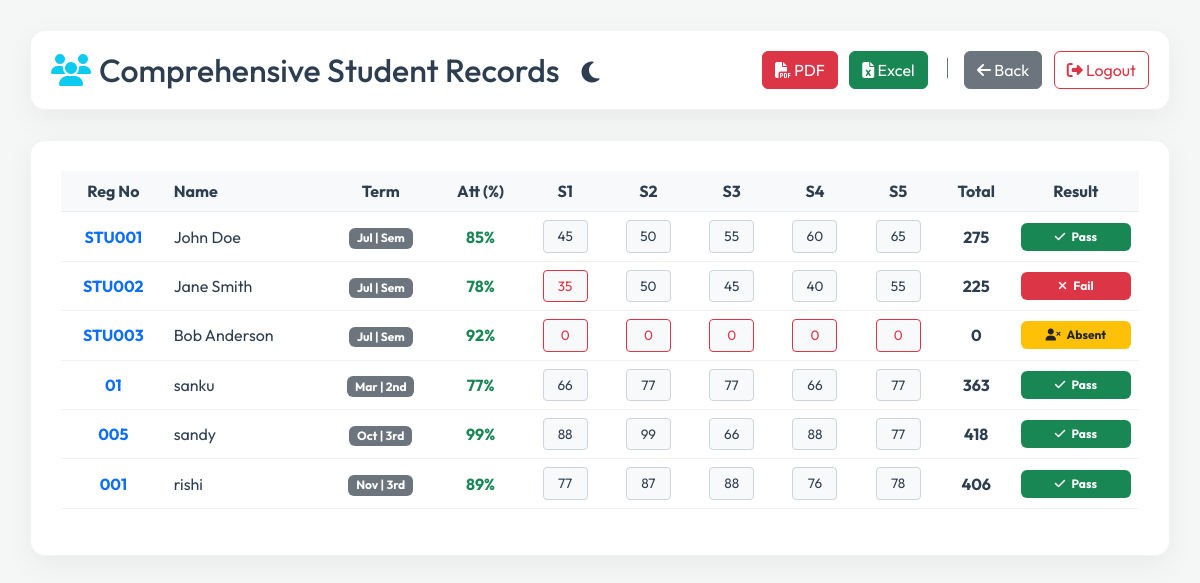
The app's page /view_students (signed in) with its own data.
### tables this page shows
CREATE TABLE students
                 (id TEXT PRIMARY KEY,
                  name TEXT,
                  semester TEXT,
                  month TEXT,
                  attendance_percent INTEGER,
                  sub1 INTEGER,
                  sub2 INTEGER,
                  sub3 INTEGER,
                  sub4 INTEGER,
                  sub5 INTEGER,
                  total INTEGER,
                  result TEXT,
                  dob TEXT);

### app.py (the view)
@app.route('/view_students')
def view_students():
    if 'admin' not in session:
        return redirect('/login')
    query = request.args.get('q', '')
    conn = sqlite3.connect(DATABASE_PATH)
    if query:
        data = conn.execute("SELECT * FROM students WHERE id LIKE ? OR name LIKE ?", ('%'+query+'%', '%'+query+'%')).fetchall()
    else:
        data = conn.execute("SELECT * FROM students").fetchall()
    conn.close()
    return render_template("view_students.html", data=data)

### templates/view_students.html (shortened to what this page needs)
<!DOCTYPE html>
<html lang="en" data-theme="light">
<head>
    <link href="https://cdn.jsdelivr.net/npm/bootstrap@5.3.0/dist/css/bootstrap.min.css" rel="stylesheet">
    <link href="https://cdnjs.cloudflare.com/ajax/libs/font-awesome/6.4.0/css/all.min.css" rel="stylesheet">
    <link href="/static/css/theme.css" rel="stylesheet">
</head>
<body>
    <div class="container-fluid" style="padding: 30px;">
        <div class="page-header glass-container">
            <h2 class="m-0 align-items-center d-flex">
                <i class="fas fa-users text-info me-2"></i> Comprehensive Student Records
                <button id="theme-toggle" class="theme-toggle-btn ms-3 mt-1">
                    <i id="theme-icon" class="fas fa-moon"></i>
                </button>
            </h2>
            <div>
                <button onclick="downloadPDF()" class="btn btn-danger"><i class="fas fa-file-pdf"></i> PDF</button>
                <button onclick="downloadExcel()" class="btn btn-success ms-2"><i class="fas fa-file-excel"></i> Excel</button>
                <a href="/admin_dashboard" class="btn btn-secondary"><i class="fas fa-arrow-left"></i> Back</a>
                <a href="/logout" class="btn btn-outline-danger ms-2"><i class="fas fa-sign-out-alt"></i> Logout</a>
            </div>
        </div>
        <div class="table-container glass-container" id="printableArea">
            <div class="table-responsive">
                <table id="studentsTable" class="table table-hover align-middle text-center">
                    <thead class="table-light">
                        <tr>
                            <th>Reg No</th>
                            <th class="text-start">Name</th>
                            <th>Term</th>
                            <th>Att (%)</th>
                            <th>S1</th>
                            <th>S2</th>
                            <th>S3</th>
                            <th>S4</th>
                            <th>S5</th>
                            <th>Total</th>
                            <th>Result</th>
                        </tr>
                    </thead>
                    <tbody>
                        {% for s in data %}
                        <tr>
                            <td class="fw-bold text-primary">{{s[0]}}</td>
                            <td class="text-start">{{s[1]}}</td>
                            <td><span class="badge bg-secondary">{{s[3][:3]}} | {{s[2][:3]}}</span></td>
                            <td>
                                {% if s[4] >= 75 %}
                                    <span class="text-success fw-bold">{{s[4]}}%</span>
                                {% else %}
                                    <span class="text-danger fw-bold"><i class="fas fa-exclamation-triangle"></i> {{s[4]}}%</span>
                                {% endif %}
                            </td>
                            <td><span class="score-badge {% if s[5] < 40 %}text-danger border-danger{% endif %}">{{s[5]}}</span></td>
                            <td><span class="score-badge {% if s[6] < 40 %}text-danger border-danger{% endif %}">{{s[6]}}</span></td>
                            <td><span class="score-badge {% if s[7] < 40 %}text-danger border-danger{% endif %}">{{s[7]}}</span></td>
                            <td><span class="score-badge {% if s[8] < 40 %}text-danger border-danger{% endif %}">{{s[8]}}</span></td>
                            <td><span class="score-badge {% if s[9] < 40 %}text-danger border-danger{% endif %}">{{s[9]}}</span></td>
                            <td class="fw-bold">{{s[10]}}</td>
                            <td>
                                {% if s[11] == 'Pass' %}
                                <span class="badge bg-success p-2 w-100"><i class="fas fa-check me-1"></i> Pass</span>
                                {% elif s[11] == 'Fail' %}
                                <span class="badge bg-danger p-2 w-100"><i class="fas fa-times me-1"></i> Fail</span>
                                {% elif s[11] == 'Absent' %}
                                <span class="badge bg-warning text-dark p-2 w-100"><i class="fas fa-user-times me-1"></i> Absent</span>
                                {% else %}
                                <span class="badge bg-info p-2 w-100"><i class="fas fa-briefcase me-1"></i> OD</span>
                                {% endif %}
                            </td>
                        </tr>
                        {% endfor %}
                    </tbody>
                </table>
            </div>
        </div>
    </div>
</body>
</html>

### static/css/theme.css (style rules this page uses)
:root { --bg-color: #f4f7f6; --text-color: #2c3e50; --text-muted: #6c757d; --card-bg: rgba(255, 255, 255, 0.95); --card-border: rgba(0, 0, 0, 0.05); --card-shadow: 0 10px 30px rgba(0, 0, 0, 0.05); --input-bg: #ffffff; --input-border: #ced4da; --input-text: #495057; --table-header-bg: #f8f9fa; --table-row-hover: #f1f3f5; --font-primary: 'Outfit', sans-serif; --transition-speed: 0.3s; }
body { background-color: var(--bg-color); color: var(--text-color); font-family: var(--font-primary); transition: background-color var(--transition-speed) ease, color var(--transition-speed) ease; margin: 0; min-height: 100vh; }
.glass-container { background: var(--card-bg); border: 1px solid var(--card-border); box-shadow: var(--card-shadow); backdrop-filter: blur(10px); border-radius: 15px; transition: all var(--transition-speed) ease; }
h1, h2, h3, h4, h5, h6 { color: var(--text-color); font-family: var(--font-primary); }
table { border-color: var(--card-border) !important; }
.table { color: var(--text-color) !important; }
.table-hover tbody tr td { color: var(--text-color); }
.table-light, .table-light th, .table-light td { background-color: var(--table-header-bg) !important; color: var(--text-color) !important; border-color: var(--card-border) !important; }
.theme-toggle-btn { background: transparent; border: none; color: var(--text-color); font-size: 1.5rem; cursor: pointer; transition: transform 0.3s ease; }

### templates/view_students.html (style rules this page uses)
.page-header { padding: 20px; margin-bottom: 30px; display: flex; justify-content: space-between; align-items: center; }
.table-container { padding: 30px; }
.score-badge { font-size: 0.85rem; padding: 5px 8px; border-radius: 4px; background: var(--table-header-bg); border: 1px solid var(--input-border); display: inline-block; width: 45px; text-align: center; }

### records on screen
students: id "STU001", name "John Doe", month "Jul", semester "Sem", attendance_percent "85", sub1 "45", sub2 "50", sub3 "55", sub4 "60", sub5 "65", total "275", result "Pass" (drawn)
students: id "STU002", name "Jane Smith", month "Jul", semester "Sem", attendance_percent "78", sub1 "35", sub2 "50", sub3 "45", sub4 "40", sub5 "55", total "225", result "Fail" (drawn)
students: id "STU003", name "Bob Anderson", month "Jul", semester "Sem", attendance_percent "92", sub1 "0", sub2 "0", sub3 "0", sub4 "0", sub5 "0", total "0", result "Absent" (drawn)
students: id "01", name "sanku", month "Mar", semester "2nd", attendance_percent "77", sub1 "66", sub2 "77", sub3 "77", sub4 "66", sub5 "77", total "363", result "Pass" (drawn)
students: id "005", name "sandy", month "Oct", semester "3rd", attendance_percent "99", sub1 "88", sub2 "99", sub3 "66", sub4 "88", sub5 "77", total "418", result "Pass" (drawn)
students: id "001", name "rishi", month "Nov", semester "3rd", attendance_percent "89", sub1 "77", sub2 "87", sub3 "88", sub4 "76", sub5 "78", total "406", result "Pass" (drawn)
